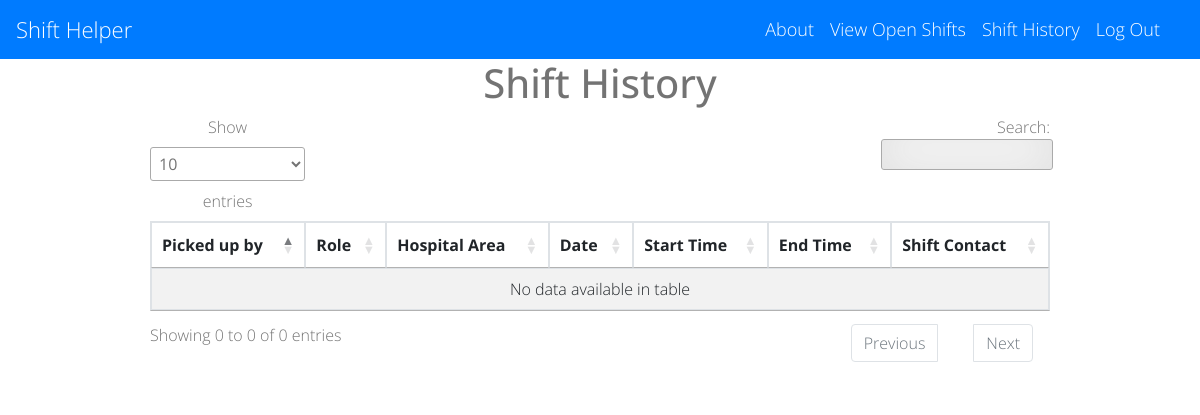
Page /shift_history?hospital_id=27 on the earlier database version.
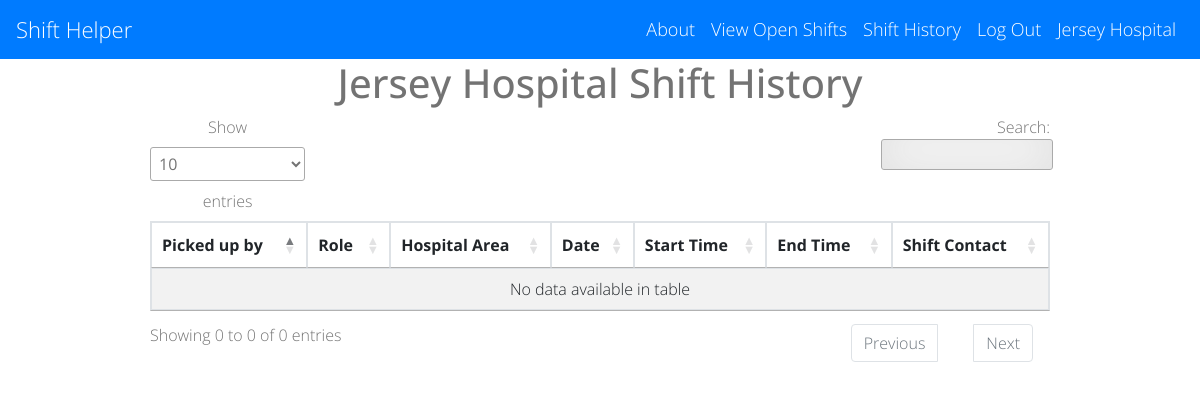
Same page on the later database version.
### main.py (models this page shows)
class Hospital(UserMixin, db.Model):
    id = db.Column(db.Integer, primary_key=True)
    hospital_name = db.Column(db.String(1000))
    admin_name = db.Column(db.String(1000))
    admin_email = db.Column(db.String(100))
    admin_password = db.Column(db.String(1000))
    staff_password = db.Column(db.String(1000))
    created_date = db.Column(db.TIMESTAMP)

### main.py (the view)
@app.route('/shift_history', methods=['GET'])
def shift_history():
    hospital_id = request.args['hospital_id']
    cur_hospital = Hospital.query.get(hospital_id)
    shift_history_list = db.session.query(Shifts) \
        .filter(Shifts.status == 'Approved', Shifts.hospital_id == hospital_id) \
        .order_by(Shifts.picked_up_by, Shifts.date, Shifts.start_time, Shifts.area, Shifts.role)
    return render_template('shift_history.html', hospital=cur_hospital, shifts=shift_history_list, logged_in=True)

### templates/shift_history.html (shortened to what this page needs)
{% extends 'base.html' %}
{% block content %}
<div class="table-responsive">
  <div class="row">
    <div class="col-sm-12">
      <h1>{{ hospital.hospital_name }} Shift History</h1>
	  <table id="data" class="table table-striped table-sm table-bordered">
        <thead>
            <tr>
                <th>Picked up by</th>
                <th>Role</th>
                <th>Hospital Area</th>
                <th>Date</th>
                <th>Start Time</th>
                <th>End Time</th>
                <th>Shift Contact</th>
            </tr>
        </thead>
          <tbody>
          </tbody>
  	  </table>
    </div>
  </div>
</div>
{% endblock %}

### templates/base.html (shortened to what this page needs)
<!DOCTYPE html>
<html>
<head>
    <link rel="stylesheet" href="//use.fontawesome.com/releases/v5.0.7/css/all.css">
    <link rel="stylesheet" href="https://stackpath.bootstrapcdn.com/bootstrap/4.5.2/css/bootstrap.min.css">
    <link rel="stylesheet" type="text/css" href="https://cdn.datatables.net/1.11.4/css/jquery.dataTables.min.css">
    <link rel="stylesheet" href="{{ url_for('static', filename='css/styles.css')}}">
</head>
<body>
<nav class="navbar navbar-expand-lg navbar-dark bg-primary">
  <a class="navbar-brand" href="/">Shift Helper</a>
  <div class="collapse navbar-collapse">
      <ul class = "navbar-nav ml-auto">
          <li class="nav-item">
              <a class="nav-link" href="{{ url_for('about') }}">About</a>
          </li>
          {% if logged_in: %}
          <li class="nav-item">
              <a class="nav-link" href="{{ url_for('shifts', hospital_id=hospital.id) }}">View Open Shifts</a>
          </li>
        <li class="nav-item">
              <a class="nav-link" href="{{ url_for('shift_history', hospital_id=hospital.id) }}">Shift History</a>
          </li>
          <li class="nav-item">
              <a class="nav-link" href="{{ url_for('logout') }}">Log Out</a>
          </li>
          <li class="nav-item">
              <a class="nav-link" href="">{{ hospital.hospital_name }}</a>
          </li>
          {% endif %}
      </ul>
  </div>
</nav>
       {% block content %}
       {% endblock %}
</body>
</html>

Differences in the rows shown:
added Hospital: hospital_name "Jersey Hospital"
